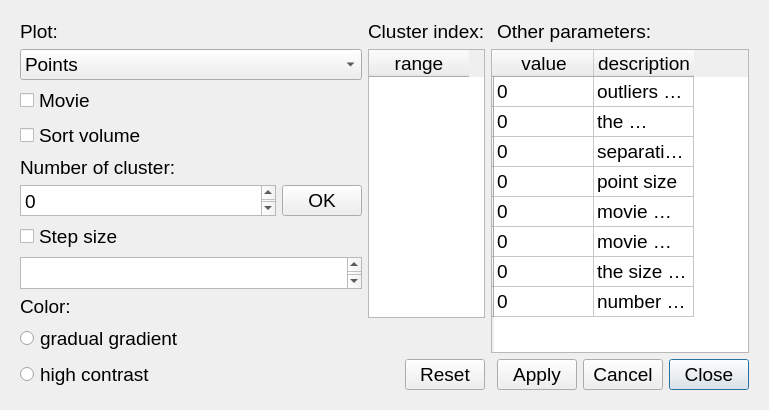
<?xml version="1.0" encoding="UTF-8"?>
<ui version="4.0">
 <class>setting</class>
 <widget class="QDialog" name="setting">
  <property name="geometry">
   <rect>
    <x>0</x>
    <y>0</y>
    <width>756</width>
    <height>410</height>
   </rect>
  </property>
  <property name="sizePolicy">
   <sizepolicy hsizetype="Preferred" vsizetype="Preferred">
    <horstretch>0</horstretch>
    <verstretch>0</verstretch>
   </sizepolicy>
  </property>
  <property name="maximumSize">
   <size>
    <width>16777215</width>
    <height>16777215</height>
   </size>
  </property>
  <property name="windowTitle">
   <string>Dialog</string>
  </property>
  <layout class="QGridLayout" name="gridLayout_2">
   <item row="0" column="0">
    <widget class="QWidget" name="widget" native="true">
     <property name="sizePolicy">
      <sizepolicy hsizetype="Preferred" vsizetype="Preferred">
       <horstretch>0</horstretch>
       <verstretch>0</verstretch>
      </sizepolicy>
     </property>
     <property name="font">
      <font>
       <family>Arial</family>
       <pointsize>14</pointsize>
      </font>
     </property>
     <layout class="QGridLayout" name="gridLayout_3">
      <item row="0" column="0">
       <widget class="QLabel" name="label_3">
        <property name="text">
         <string>Plot:</string>
        </property>
       </widget>
      </item>
      <item row="0" column="5" colspan="2">
       <widget class="QLabel" name="label_2">
        <property name="text">
         <string>Other parameters:</string>
        </property>
       </widget>
      </item>
      <item row="1" column="0" colspan="2">
       <widget class="QComboBox" name="comboBoxplottype">
        <property name="sizePolicy">
         <sizepolicy hsizetype="Minimum" vsizetype="Fixed">
          <horstretch>0</horstretch>
          <verstretch>0</verstretch>
         </sizepolicy>
        </property>
        <item>
         <property name="text">
          <string>Points</string>
         </property>
        </item>
        <item>
         <property name="text">
          <string>Convex_Hull</string>
         </property>
        </item>
       </widget>
      </item>
      <item row="0" column="2" colspan="2">
       <widget class="QLabel" name="label">
        <property name="text">
         <string>Cluster index:</string>
        </property>
       </widget>
      </item>
      <item row="1" column="2" rowspan="8" colspan="2">
       <widget class="QTableWidget" name="tableWidgetplotindex">
        <column>
         <property name="text">
          <string>range</string>
         </property>
        </column>
       </widget>
      </item>
      <item row="6" column="0" colspan="2">
       <widget class="QCheckBox" name="checkBoxplotstepsize">
        <property name="text">
         <string>Step size</string>
        </property>
       </widget>
      </item>
      <item row="4" column="0" colspan="2">
       <widget class="QLabel" name="label_4">
        <property name="text">
         <string>Number of cluster:</string>
        </property>
        <property name="wordWrap">
         <bool>true</bool>
        </property>
       </widget>
      </item>
      <item row="1" column="4" rowspan="9" colspan="4">
       <widget class="QTableWidget" name="tableWidgetplot">
        <property name="editTriggers">
         <set>QAbstractItemView::AnyKeyPressed|QAbstractItemView::DoubleClicked|QAbstractItemView::EditKeyPressed</set>
        </property>
        <row>
         <property name="text">
          <string/>
         </property>
        </row>
        <row>
         <property name="text">
          <string/>
         </property>
        </row>
        <row>
         <property name="text">
          <string/>
         </property>
        </row>
        <row>
         <property name="text">
          <string/>
         </property>
        </row>
        <row>
         <property name="text">
          <string/>
         </property>
        </row>
        <row>
         <property name="text">
          <string/>
         </property>
        </row>
        <row>
         <property name="text">
          <string/>
         </property>
        </row>
        <row>
         <property name="text">
          <string/>
         </property>
        </row>
        <column>
         <property name="text">
          <string>value</string>
         </property>
        </column>
        <column>
         <property name="text">
          <string>description</string>
         </property>
        </column>
        <item row="0" column="0">
         <property name="text">
          <string>0</string>
         </property>
        </item>
        <item row="0" column="1">
         <property name="text">
          <string>outliers stop condition</string>
         </property>
        </item>
        <item row="1" column="0">
         <property name="text">
          <string>0</string>
         </property>
        </item>
        <item row="1" column="1">
         <property name="text">
          <string>the upbound percentage of outliers</string>
         </property>
        </item>
        <item row="2" column="0">
         <property name="text">
          <string>0</string>
         </property>
        </item>
        <item row="2" column="1">
         <property name="text">
          <string>separation factor</string>
         </property>
        </item>
        <item row="3" column="0">
         <property name="text">
          <string>0</string>
         </property>
        </item>
        <item row="3" column="1">
         <property name="text">
          <string>point size</string>
         </property>
        </item>
        <item row="4" column="0">
         <property name="text">
          <string>0</string>
         </property>
        </item>
        <item row="4" column="1">
         <property name="text">
          <string>movie window width</string>
         </property>
        </item>
        <item row="5" column="0">
         <property name="text">
          <string>0</string>
         </property>
        </item>
        <item row="5" column="1">
         <property name="text">
          <string>movie window hight</string>
         </property>
        </item>
        <item row="6" column="0">
         <property name="text">
          <string>0</string>
         </property>
        </item>
        <item row="6" column="1">
         <property name="text">
          <string>the size of picture</string>
         </property>
        </item>
        <item row="7" column="0">
         <property name="text">
          <string>0</string>
         </property>
        </item>
        <item row="7" column="1">
         <property name="text">
          <string>number of frames in movie</string>
         </property>
        </item>
       </widget>
      </item>
      <item row="3" column="0" colspan="2">
       <widget class="QCheckBox" name="checkBoxplotsort">
        <property name="text">
         <string>Sort volume</string>
        </property>
       </widget>
      </item>
      <item row="2" column="0" colspan="2">
       <widget class="QCheckBox" name="checkBoxplotmovie">
        <property name="enabled">
         <bool>true</bool>
        </property>
        <property name="text">
         <string>Movie</string>
        </property>
       </widget>
      </item>
      <item row="5" column="0">
       <widget class="QPlainTextEdit" name="textplotnumber">
        <property name="sizePolicy">
         <sizepolicy hsizetype="Minimum" vsizetype="Fixed">
          <horstretch>0</horstretch>
          <verstretch>0</verstretch>
         </sizepolicy>
        </property>
        <property name="minimumSize">
         <size>
          <width>0</width>
          <height>25</height>
         </size>
        </property>
        <property name="maximumSize">
         <size>
          <width>16777215</width>
          <height>35</height>
         </size>
        </property>
        <property name="plainText">
         <string>0</string>
        </property>
        <property name="overwriteMode">
         <bool>true</bool>
        </property>
       </widget>
      </item>
      <item row="7" column="0" colspan="2">
       <widget class="QPlainTextEdit" name="textplotstepsize">
        <property name="sizePolicy">
         <sizepolicy hsizetype="Minimum" vsizetype="Fixed">
          <horstretch>0</horstretch>
          <verstretch>0</verstretch>
         </sizepolicy>
        </property>
        <property name="minimumSize">
         <size>
          <width>0</width>
          <height>25</height>
         </size>
        </property>
        <property name="maximumSize">
         <size>
          <width>16777215</width>
          <height>35</height>
         </size>
        </property>
       </widget>
      </item>
      <item row="8" column="0">
       <widget class="QLabel" name="label_5">
        <property name="sizePolicy">
         <sizepolicy hsizetype="Minimum" vsizetype="Preferred">
          <horstretch>0</horstretch>
          <verstretch>0</verstretch>
         </sizepolicy>
        </property>
        <property name="text">
         <string>Color:</string>
        </property>
       </widget>
      </item>
      <item row="9" column="0" colspan="3">
       <widget class="QRadioButton" name="radioplotgradual">
        <property name="text">
         <string>gradual gradient</string>
        </property>
       </widget>
      </item>
      <item row="10" column="6">
       <widget class="QPushButton" name="pushplotcancel">
        <property name="text">
         <string>Cancel</string>
        </property>
        <property name="autoDefault">
         <bool>false</bool>
        </property>
       </widget>
      </item>
      <item row="10" column="7">
       <widget class="QPushButton" name="pushplotclose">
        <property name="text">
         <string>Close</string>
        </property>
        <property name="autoDefault">
         <bool>true</bool>
        </property>
        <property name="default">
         <bool>false</bool>
        </property>
       </widget>
      </item>
      <item row="10" column="0" colspan="3">
       <widget class="QRadioButton" name="radioplotmost">
        <property name="text">
         <string>high contrast</string>
        </property>
       </widget>
      </item>
      <item row="10" column="5">
       <widget class="QPushButton" name="pushplotapply">
        <property name="text">
         <string>Apply</string>
        </property>
        <property name="autoDefault">
         <bool>false</bool>
        </property>
       </widget>
      </item>
      <item row="10" column="3">
       <widget class="QPushButton" name="pushButton">
        <property name="text">
         <string>Reset</string>
        </property>
        <property name="autoDefault">
         <bool>false</bool>
        </property>
       </widget>
      </item>
      <item row="5" column="1">
       <widget class="QPushButton" name="pushplotnum">
        <property name="sizePolicy">
         <sizepolicy hsizetype="Minimum" vsizetype="Fixed">
          <horstretch>0</horstretch>
          <verstretch>0</verstretch>
         </sizepolicy>
        </property>
        <property name="text">
         <string>OK</string>
        </property>
       </widget>
      </item>
     </layout>
    </widget>
   </item>
  </layout>
 </widget>
 <resources/>
 <connections/>
</ui>
